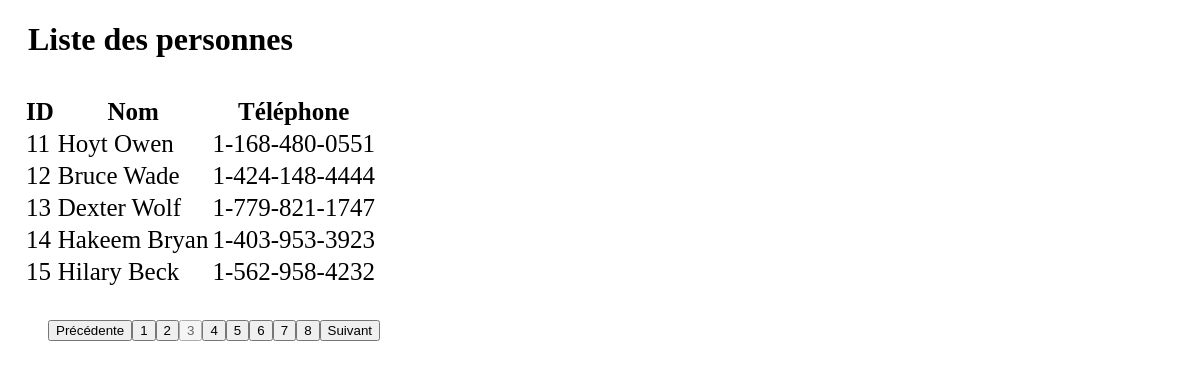
The page /pagination/index.php?page=3 on the database its author committed.
### tables this page shows
CREATE TABLE `data` (
  `id` mediumint(8) UNSIGNED NOT NULL,
  `name` varchar(255) DEFAULT NULL,
  `phone` varchar(100) DEFAULT NULL,
  `email` varchar(255) DEFAULT NULL
);

### pagination/index.php (the view, shortened to what this page needs)
<?php
include_once('db.php');
$nbparpage = 5;
$pageactuel = isset($_GET['page']) ? $_GET['page'] : 1;
$dbpage = ($pageactuel * $nbparpage) - $nbparpage;
$nbPerso = mysqli_num_rows($conn->query("SELECT * FROM data"));
$pages = ceil($nbPerso / $nbparpage);
$sql = "SELECT * FROM data LIMIT $dbpage, $nbparpage";
$result = $conn->query($sql);
?>
<!DOCTYPE html>
<html lang="en">
<head>
</head>
<body>
    <h1>Liste des personnes</h1>
    <table class="table">
        <thead>
            <th>ID</th>
            <th>Nom</th>
            <th>Téléphone</th>
        </thead>
        <tbody>
            <?php
            while ($row = $result->fetch_assoc()) {
            ?>
                <tr>
                    <td><?= $row['id'] ?></td>
                    <td><?= $row['name'] ?></td>
                    <td><?= $row['phone'] ?></td>
                </tr>
            <?php
            }
            ?>
        </tbody>
    </table>
    <nav>
        <ul>
            <li class="page-item <?= ($pageactuel == 1) ? "desactive" : "" ?>">
                <a href="./index.php?page=<?= $pageactuel - 1 ?>" class="page-link"><button>Précédente</button></a></button>
            </li>
            <?php for ($page = 1; $page <= $pages; $page++) : ?>
                <li class="page-item <?= ($pageactuel == $page) ? "desactive" : "" ?>">
                    <a href="./index.php?page=<?= $page ?>" class="page-link"><button><?= $page ?></button></a>
                </li>
            <?php endfor ?>
            <li class="page-item <?= ($pageactuel == $pages) ? "desactive" : "" ?>">
                <a href="./index.php?page=<?= $pageactuel + 1 ?>" class="button page-link"><button>Suivant</button></a>
            </li>
        </ul>
    </nav>
</body>
</html>

### pagination/index.php (style rules this page uses)
li { float: left; padding: 10; list-style-type: none; }
.desactive { pointer-events: none; cursor: default; opacity: 0.6; }
.table { padding: 15px; font-size: 25px; }
h1 { margin-left: 20px; }

### rows shown on the page
data: id "11", name "Hoyt Owen", phone "1-168-480-0551"
data: id "12", name "Bruce Wade", phone "1-424-148-4444"
data: id "13", name "Dexter Wolf", phone "1-779-821-1747"
data: id "14", name "Hakeem Bryan", phone "1-403-953-3923"
data: id "15", name "Hilary Beck", phone "1-562-958-4232"
